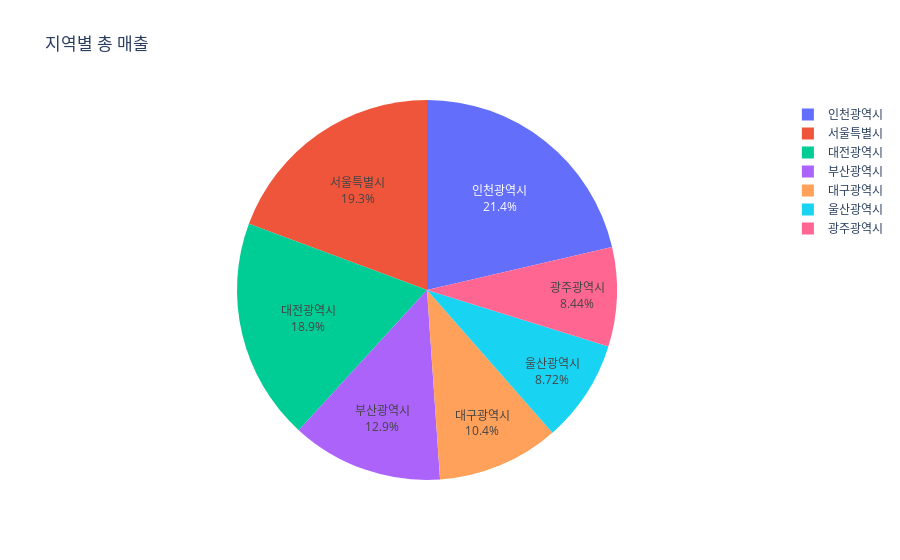

Write notebook code for a chart like this one.
### Code cell
fig = px.pie(df_shop, values='total_price', names='pref', title='지역별 총 매출')
fig.update_traces(textposition='inside', textinfo='percent+label')
fig.show()

### Figure 1 — Plotly figure (JSON) as saved in the notebook; plotly's stock layout.template omitted (floating-point values rounded to 4 significant figures; data arrays with more than 128 entries replaced by an {"elided": "..."} marker saying what was removed)
{"data": [{"domain": {"x": [0, 1], "y": [0, 1]}, "hovertemplate": "pref=%{label}<br>total_price=%{value}<extra></extra>", "labels": {"elided": "7144 str values"}, "legendgroup": "", "name": "", "showlegend": true, "textinfo": "percent+label", "textposition": "inside", "type": "pie", "values": {"elided": "7144 int values"}}], "layout": {"legend": {"tracegroupgap": 0}, "title": {"text": "지역별 총 매출"}}}
